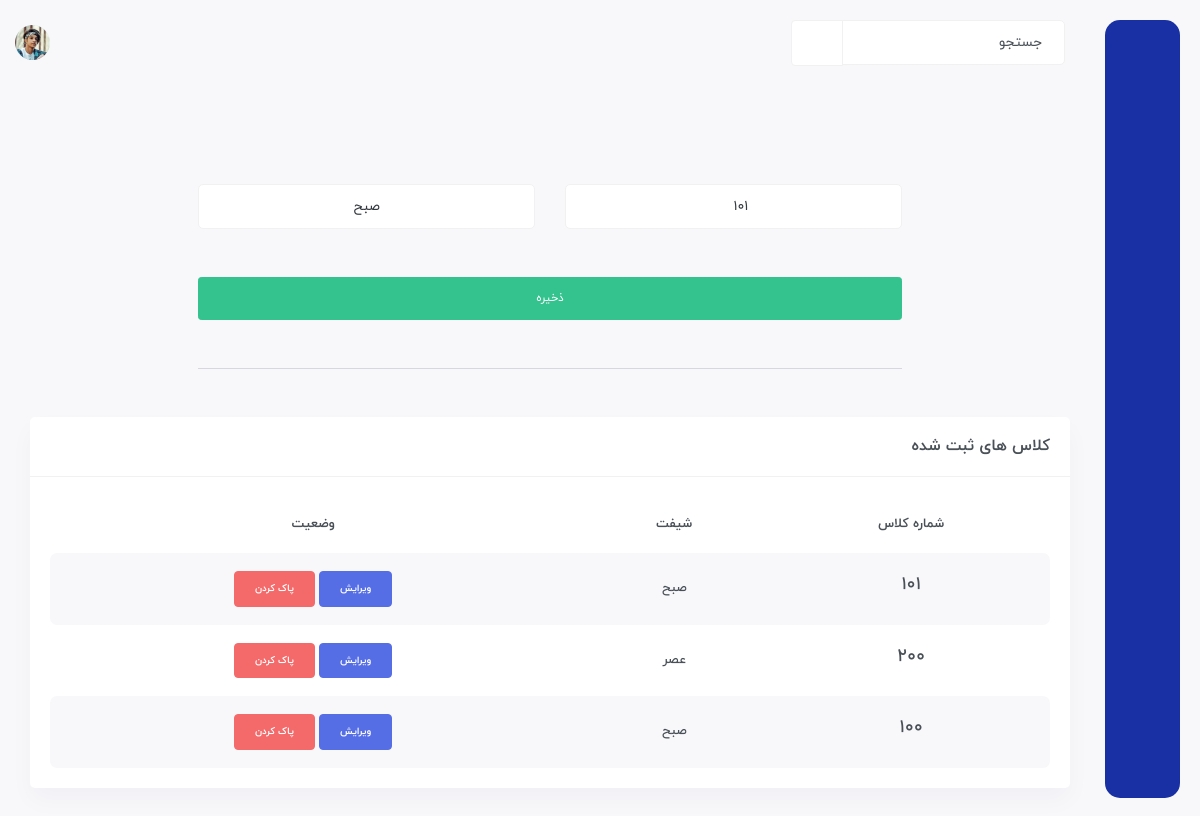
The app's page /edited/edit-class/101/صبح, older data.
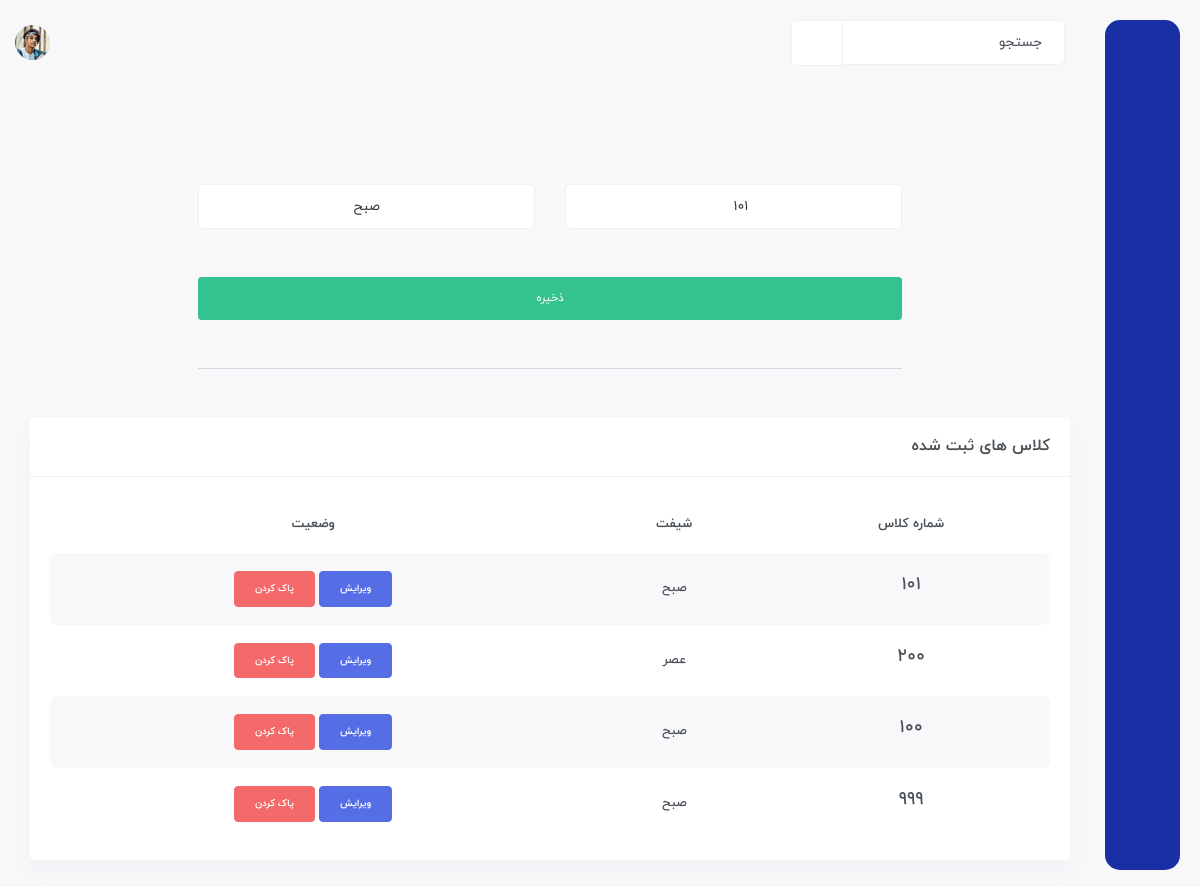
The same page, newer data.
### Student/models.py (models this page shows, shortened)
class Class(models.Model):
    number = models.IntegerField()
    shift = models.CharField(choices=SHIFT, max_length=3)

### Student/views.py (the view)
def class_edit(request, number, shift):
    context = {}
    obj = get_object_or_404(models.Class, number=number, shift=shift)
    form = forms.ClassForm(request.POST or None, instance=obj)
    class_ = models.Class.objects.all()
    if form.is_valid():
        form.save()
        return redirect('student:index')
    context['form'] = form
    context['class'] = class_
    return render(request, 'create-class.html', context)

### Student/forms.py (shortened to what this page needs)
class ClassForm(forms.ModelForm):
    def __init__(self, *args, **kwargs):
        super(ClassForm, self).__init__(*args, **kwargs)
        self.fields['number'].widget.attrs.update({'class': 'form-control text-center mt-3'})
        self.fields['shift'].widget.attrs.update({'class': 'form-control text-center mt-3'})
    class Meta:
        model = models.Class
        fields = '__all__'

### templates/create-class.html (shortened to what this page needs)
{% extends 'base.html' %}
{% load static %}
{% load jalali_tags %}
{% block body %}
	<div id="main-wrapper">
	    <div class="content-body">
            <div class="container">
                <div class="row mt-5 d-flex justify-content-center">
                    <div class="col-md-12">
                        <form action="" method="post">
                            <div class="row d-flex justify-content-center ">
                                <div class="col-md-8">
                                    <div class="col-md-12">
                                        <div class="row">
                                            <div class="col-md-6">
                                                {{ form.number }}
                                            </div>
                                            <div class="col-md-6">
                                                {{ form.shift }}
                                            </div>
                                        </div>
                                        <button class="btn btn-success btn-sm mt-5 btn-block mb-5">ذخیره</button>
                                        <hr class="text-secondary mb-5">
                                    </div>
                                </div>
                            </div>
                        </form>
                    </div>
                    <div class="row d-flex justify-content-center">
                        <div class="col-xxl-8">
                            <div class="card">
                            <div class="card-header align-items-center">
                                <h4 class="card-title">کلاس های ثبت شده</h4>
                            </div>
                            <div class="card-body">
                                <div class="table-responsive">
                                <table class="table table-striped responsive-table text-center">
                                    <thead>
                                    <tr>
                                        <th>شماره کلاس</th>
                                        <th>شیفت</th>
                                        <th>وضعیت</th>
                                    </tr>
                                    </thead>
                                    <tbody>
                                        {% for c in class %}
                                            <tr>
                                                <td>
                                                <h4>{{ c.number }}</h4>
                                                </td>
                                                <td>{{ c.shift }}</td>
                                                <td>
                                                    <a class="btn badge btn-primary" href="{% url 'student:edit-class' c.number c.shift %}">ویرایش</a>
                                                    <button type="button" class="btn badge btn-danger" data-bs-toggle="modal" data-bs-target="#staticBackdrop-{{ c.id }}">
                                                        پاک کردن
                                                    </button>
                                                </td>
                                            </tr>
                                        {% endfor %}
                                    </tbody>
                                </table>
                                </div>
                            </div>
                            </div>
                        </div>
                    </div>
                </div>
            </div>
	    </div>
	</div>
{% endblock %}

Row changes from the older to the newer data that the page shows:
added Class: number "999", shift "صبح"
